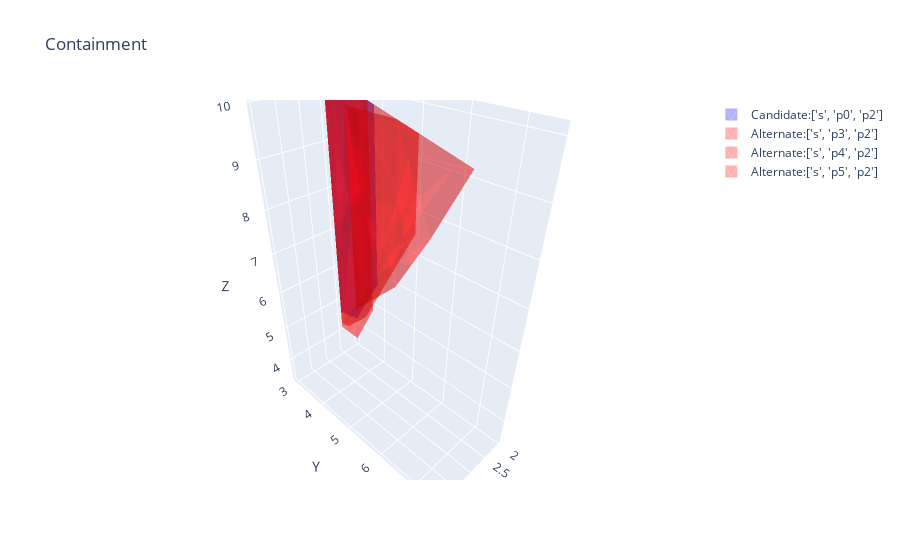

Notebook source saved alongside this figure:
### Code cell
domination_checker.plot_containment(
    n_a, [n_b, n_c, n_d], cost_upper_bound=cost_upper_bound
)
